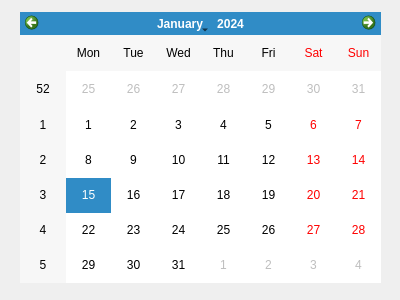
<?xml version="1.0" encoding="UTF-8"?>
<ui version="4.0">
 <class>Dialog</class>
 <widget class="QDialog" name="Dialog">
  <property name="geometry">
   <rect>
    <x>0</x>
    <y>0</y>
    <width>400</width>
    <height>300</height>
   </rect>
  </property>
  <property name="windowTitle">
   <string>Dialog</string>
  </property>
  <widget class="QCalendarWidget" name="venCalendar">
   <property name="geometry">
    <rect>
     <x>20</x>
     <y>12</y>
     <width>361</width>
     <height>271</height>
    </rect>
   </property>
  </widget>
 </widget>
 <resources/>
 <connections/>
</ui>
